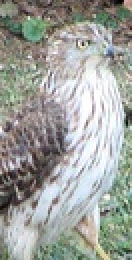
%> input picture code/singleData/object.png, 66 x 130 px (shown 2 times larger)
$ octave RUNNER_SINGLE.m   (GNU Octave 9; MATLAB toolbox functions it lacks are replaced by stand-ins)
%> lines starting %> are read from the running program, lines starting %| are printed output that depends on the picture
### code/compute_gradients.m
%% Compute Gradient Source Code
function [angles,magnitude] = compute_gradients(hog, img)
% be sure that the input image size matches the HOG parameters.
assert(isequal(size(img), hog.winSize))

% Create the operators for computing image derivative at every pixel.
hx = [-1,0,1];
hy = hx';

% Compute the derivative in the x and y direction for every pixel.
dx = filter2(hx, double(img));
dy = filter2(hy, double(img));

% Remove the 1 pixel border.
dx = dx(2 : (size(dx, 1) - 1), 2 : (size(dx, 2) - 1));
dy = dy(2 : (size(dy, 1) - 1), 2 : (size(dy, 2) - 1));

% Convert the gradient vectors to polar coordinates (angle and magnitude).
angles = atan2(dy, dx);
magnitude = ((dy.^2) + (dx.^2)).^.5;
end

### code/hog.m
% =================================
%     Compute Cell Histograms
% =================================
% Computes the histogram for every cell in the image. We'll combine the cells
% into blocks and normalize them later.
function H = hog(hogParameters,angles,magnit)

H = [];

% Create a three dimensional matrix to hold the histogram for each cell.
histograms = zeros(hogParameters.numVertCells, hogParameters.numHorizCells, hogParameters.numBins);

% For each cell in the y-direction...
for row = 0:(hogParameters.numVertCells - 1)

    % Compute the row number in the 'img' matrix corresponding to the top
    % of the cells in this row. Add 1 since the matrices are indexed from 1.
    rowOffset = (row * hogParameters.cellSize) + 1;

    % For each cell in the x-direction...
    for col = 0:(hogParameters.numHorizCells - 1)

        % Select the pixels for this cell.

        % Compute column number in the 'img' matrix corresponding to the left
        % of the current cell. Add 1 since the matrices are indexed from 1.
        colOffset = (col * hogParameters.cellSize) + 1;

        % Compute the indices of the pixels within this cell.
        rowIndeces = rowOffset : (rowOffset + hogParameters.cellSize - 1);
        colIndeces = colOffset : (colOffset + hogParameters.cellSize - 1);

        % Select the angles and magnitudes for the pixels in this cell.
        cellAngles = angles(rowIndeces, colIndeces);
        cellMagnitudes = magnit(rowIndeces, colIndeces);

        % Compute the histogram for this cell.
        % Convert the cells to column vectors before passing them in.
        histograms(row + 1, col + 1, :) = getHistogram(cellMagnitudes(:), cellAngles(:), hogParameters.numBins);
    end

end

% ===================================
%       Block Normalization
% ===================================

% Take 2 x 2 blocks of cells and normalize the histograms within the block.
% Normalization provides some invariance to changes in contrast, which can
% be thought of as multiplying every pixel in the block by some coefficient.

% For each cell in the y-direction...
for row = 1:2:(hogParameters.numVertCells - 1)
    % For each cell in the x-direction...
    for col = 1:2:(hogParameters.numHorizCells - 1)

        % Get the histograms for the cells in this block.
        blockHists = histograms(row : row + 1, col : col + 1, :);

        % Put all the histogram values into a single vector (nevermind the
        % order), and compute the magnitude.
        % Add a small amount to the magnitude to ensure that it's never 0.
        magnitude = norm(blockHists(:)) + 0.01;

        % Divide all of the histogram values by the magnitude to normalize
        % them.
        normalized = blockHists / magnitude;

        % Append the normalized histograms to our descriptor vector.
        H = [H; normalized(:)];
    end
end

### code/RUNNER_SINGLE.m
clear all;

objectToDetect = 'singleData/object.png';
%objectToDetect = 'singleData/object2.png';
imageToRead = 'singleData/002603.jpg';
fileToWrite = 'detections.png';
treshold = 10;

hogParameters.numBins = 9;%number of bins
hogParameters.numHorizCells = 8;%number of cells in x direction
hogParameters.numVertCells = 16;%number of cells in y direction
hogParameters.cellSize = 8; %pixel number in image
hogParameters.winSize = [(hogParameters.numVertCells * hogParameters.cellSize + 2),(hogParameters.numHorizCells * hogParameters.cellSize + 2)];% Expected window size.

objectImage = imread(objectToDetect);
%> objectImage is the input picture: size 130x66x3 uint8; mean R, G, B 158.8, 161.6, 156.5
objectImage = rgb2gray(objectImage);
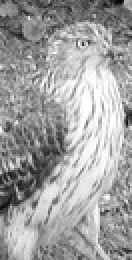
%> objectImage: size 130x66 uint8 (shown 2 times larger); min 2, max 255, mean 160.2

[anglesForObject,magnitutesForObject] = compute_gradients(hogParameters, objectImage);
%> in compute_gradients, `dx = filter2(hx, double(img));`:
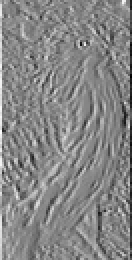
%> dx: size 130x66 double (shown 2 times larger); min -218, max 196, mean 0.2; drawn with min black and max white
%> in compute_gradients, `dy = filter2(hy, double(img));`:
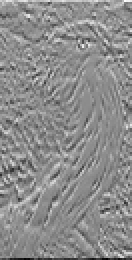
%> dy: size 130x66 double (shown 2 times larger); min -224, max 182, mean 0.4; drawn with min black and max white
%> in compute_gradients, `dx = dx(2 : (size(dx, 1) - 1), 2 : (size(dx, 2) - 1));`:
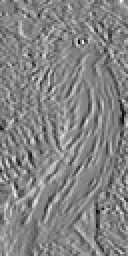
%> dx: size 128x64 double (shown 2 times larger); min -191, max 178, mean 0.4; drawn with min black and max white
%> in compute_gradients, `dy = dy(2 : (size(dy, 1) - 1), 2 : (size(dy, 2) - 1));`:
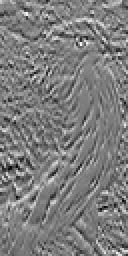
%> dy: size 128x64 double (shown 2 times larger); min -151, max 156, mean 0.9; drawn with min black and max white
%> in compute_gradients, `angles = atan2(dy, dx);`:
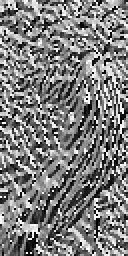
%> angles: size 128x64 double (shown 2 times larger); min -3.13, max 3.14, mean -0.0296; drawn with min black and max white
%> in compute_gradients, `magnitude = ((dy.^2) + (dx.^2)).^.5;`:
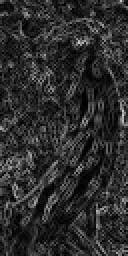
%> magnitude: size 128x64 double (shown 2 times larger); min 0, max 201.4, mean 45.3
descriptorForObject = hog(hogParameters,anglesForObject,magnitutesForObject);
%> after the loop in hog, `for row = 1:2:(hogParameters.numVertCells - 1)`: H = 1152 values, max 0.676 at index 366, min 0.00194 at index 528, mean 0.139
%> descriptorForObject has the same summary as H in hog

%> (the run ends here)
